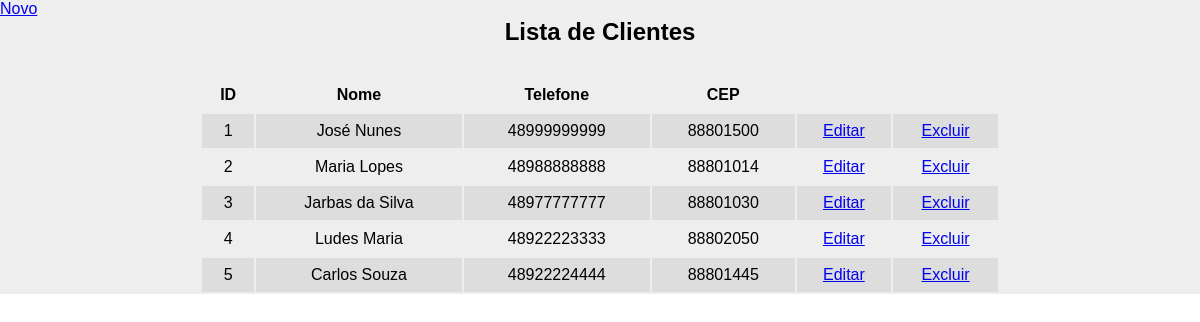
Screenshot of /lista_clientes.php (signed in) with the database file from the repository.
### tables this page shows
CREATE TABLE clientes (
    id INT(11) UNSIGNED NOT NULL AUTO_INCREMENT PRIMARY KEY,
    nome_cliente VARCHAR(150) NOT NULL UNIQUE,
    telefone VARCHAR(11) NOT NULL,  
    cep INT(8) NOT NULL
) DEFAULT CHARSET=utf8mb4 COLLATE=utf8mb4_unicode_ci;

### lista_clientes.php (the view, shortened to what this page needs)
<!DOCTYPE html>
<html lang="pt-br">
<head>
    <link rel="stylesheet" href="src/styles/config.css">
</head>
<body>
    <main class="container">
        <a href="cadastro_cliente.php">Novo</a>
        <h1>Lista de Clientes</h1>
        <div class="container-table">
            <table>
                <thead>
                    <tr>
                        <th>ID</th>
                        <th>Nome</th>
                        <th>Telefone</th>
                        <th>CEP</th>
                        <th></th>
                        <th></th>
                    </tr>
                </thead>
                <tbody>
                    <?php
                        require('conexao.php');
                        $sql = "SELECT * FROM clientes";
                        $statement = $conexaoComBanco -> query($sql);
                        $contador = 1;
                        if($statement -> rowCount() > 0) {
                            $lista = $statement -> fetchAll(PDO::FETCH_NUM);
                            foreach($lista as $cliente) {
                                $numeroPar = $contador %2;
                                if($numeroPar === 0) {
                                    echo "<tr>";
                                    echo "<td>$cliente[0]</td>";
                                    echo "<td>$cliente[1]</td>";
                                    echo "<td>$cliente[2]</td>";
                                    echo "<td class=linha-cep>$cliente[3]<div class=ocultar-cep></div></td>";
                                    echo "<td><a href=edicao_cliente.php?id=$cliente[0]>Editar</a></td>";
                                    echo "<td><a href=excluir_cliente.php?id=$cliente[0]>Excluir</a></td>";
                                    echo "</tr>";
                                } else {
                                    echo "<tr class=cor-diferente>";
                                    echo "<td>$cliente[0]</td>";
                                    echo "<td>$cliente[1]</td>";
                                    echo "<td>$cliente[2]</td>";
                                    echo "<td class=linha-cep>$cliente[3]<div class=ocultar-cep></div></td>";
                                    echo "<td><a href=edicao_cliente.php?id=$cliente[0]>Editar</a></td>";
                                    echo "<td><a href=excluir_cliente.php?id=$cliente[0]>Excluir</a></td>";
                                    echo "</tr>";
                                }
                                $contador++;
                            }
                        }
                    ?>
                </tbody>
            </table>
        </div>
    </main>
</body>
</html>

### src/styles/config.css (style rules this page uses)
.container { background: #eee; }
h1 { text-align: center; margin-bottom: 30px; font-size: 24px; }
.container-table { display: flex; justify-content: center; }
table { width: 800px; text-align: center; }
td, th { padding: 8px; font-size: 16px; }
.cor-diferente td { background-color: #ddd; }
.linha-cep { cursor: pointer; }

### rows the page displays
clientes: id "1", nome_cliente "José Nunes", telefone "48999999999", cep "88801500"
clientes: id "2", nome_cliente "Maria Lopes", telefone "48988888888", cep "88801014"
clientes: id "3", nome_cliente "Jarbas da Silva", telefone "48977777777", cep "88801030"
clientes: id "4", nome_cliente "Ludes Maria", telefone "48922223333", cep "88802050"
clientes: id "5", nome_cliente "Carlos Souza", telefone "48922224444", cep "88801445"
